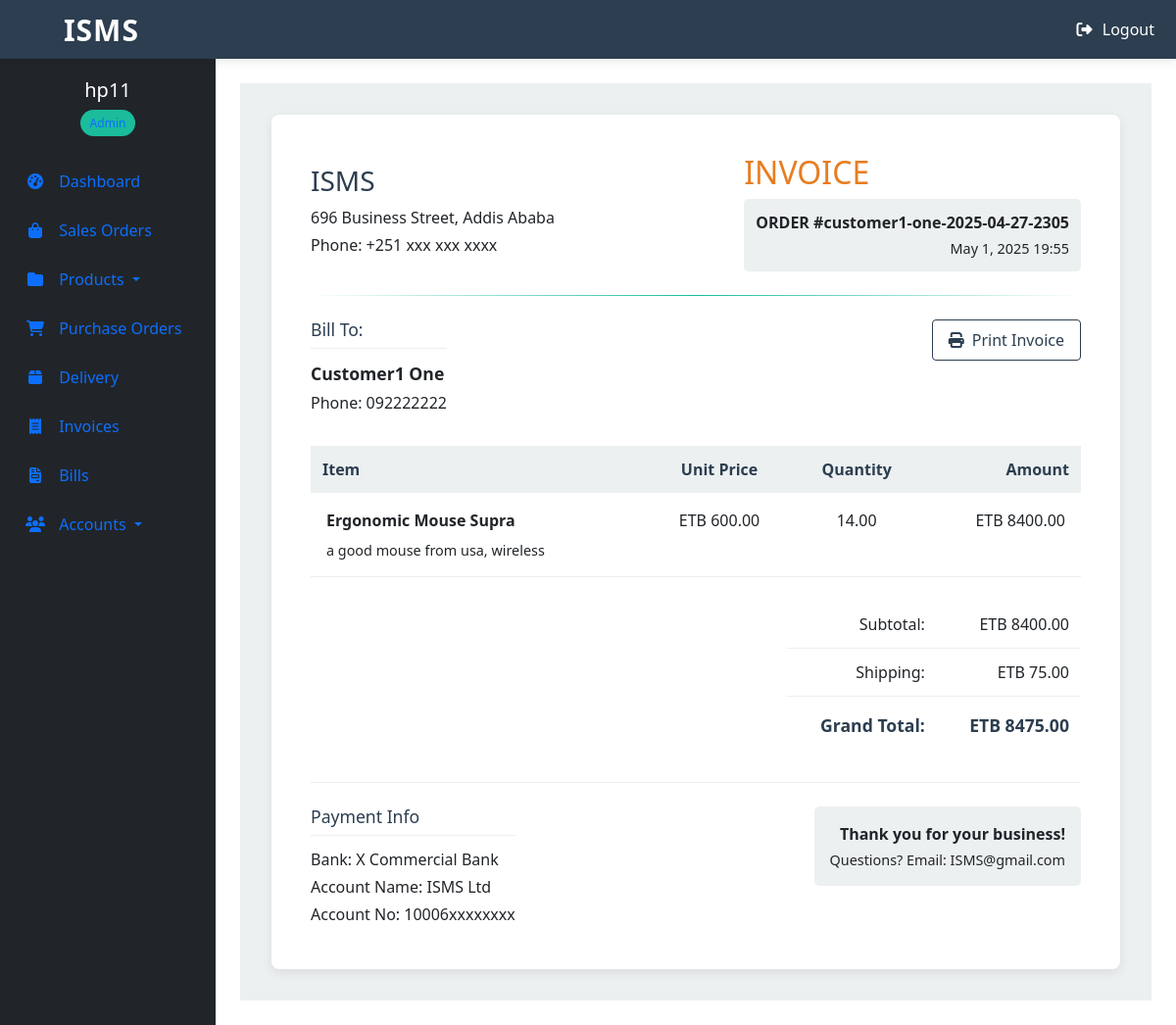
Page /invoice/invoice/customer1-one-2025-04-27-2305/ (signed in) on the committed database.
### invoice/models.py (models this page shows, shortened)
class Invoice(models.Model):
    slug = models.SlugField(
        unique=True,
        blank=True,  # Allow blank initially
        null=False,  # Don't allow null
        default='',  # Set default to avoid migration errors
        help_text="Auto-generated URL identifier"
    )
    date = models.DateTimeField(
        auto_now=True,
        verbose_name='Invoice Date'
    )
    customer_name = models.CharField(
        max_length=100,
        verbose_name='Customer Name'
    )
    contact_number = models.CharField(
        max_length=15,
        verbose_name='Contact Number'
    )
    item = models.ForeignKey(
        Item,
        on_delete=models.PROTECT,
        verbose_name='Purchased Item'
    )
    price_per_item = models.DecimalField(
        max_digits=10,
        decimal_places=2,
        verbose_name='Price Per Item (Ksh)'
    )
    quantity = models.DecimalField(
        max_digits=10,
        decimal_places=2,
        default=1.00,
        verbose_name='Quantity'
    )
    shipping = models.DecimalField(
        max_digits=10,
        decimal_places=2,
        default=0.00,
        verbose_name='Shipping Cost (Ksh)'
    )
    total = models.DecimalField(
        max_digits=10,
        decimal_places=2,
        editable=False,
        verbose_name='Subtotal (Ksh)'
    )
    grand_total = models.DecimalField(
        max_digits=10,
        decimal_places=2,
        editable=False,
        verbose_name='Total Amount (Ksh)'
    )
    class Meta:
        ordering = ['-date']
        verbose_name = 'Invoice'
        verbose_name_plural = 'Invoices'

### store/models.py (models this page shows, shortened)
class Item(models.Model):
    name = models.CharField(max_length=50, verbose_name="Item Name")
    slug = AutoSlugField(unique=True, populate_from='name', verbose_name="Slug")
    description = models.TextField(max_length=256, verbose_name="Item Description")
    image = ProcessedImageField(
        default=None,
        upload_to='item_image/%Y/%m/%d/',
        processors=[ResizeToFill(200, 200)],
        format='JPEG',
        options={'quality': 100},
        blank=True,
        null=True
    )
    category = models.ForeignKey(Category, on_delete=models.CASCADE, verbose_name="Category")
    quantity = models.PositiveIntegerField(default=0, verbose_name="Available Quantity")
    price = models.DecimalField(max_digits=10, decimal_places=2,
                                validators=[MinValueValidator(0.01)], verbose_name="Unit Price")
    expiring_date = models.DateTimeField(blank=True, null=True, verbose_name="Expiration Date")
    vendor = models.ForeignKey(Vendor, on_delete=models.SET_NULL, null=True, verbose_name="Vendor")
    class Meta:
        ordering = ['name']
        verbose_name = "Item"
        verbose_name_plural = "Items"
        indexes = [
            models.Index(fields=['slug']),
            models.Index(fields=['category']),
        ]

### invoice/views.py (the view)
# urls.py: path('invoice/<slug:slug>/', InvoiceDetailView.as_view(), name='invoice-detail'),
class InvoiceDetailView(InvoiceBaseView, DetailView):
    template_name = 'invoice/invoice_detail.html'
    context_object_name = 'invoice'

### invoice/templates/invoice/invoice_detail.html (shortened to what this page needs)
{% extends 'base.html' %}
{% load crispy_forms_tags %}
{% block content %}
<div class="invoice-detail-container">
  <div class="invoice-detail-card">
    <div class="invoice-header">
      <div class="invoice-business-info">
        <h2 class="invoice-business-name" style="color: var(--primary-color);">ISMS</h2>
        <p class="invoice-business-address">{{ invoice.business_address|default:"696 Business Street, Addis Ababa" }}</p>
        <p class="invoice-business-contact">Phone: {{ invoice.business_phone|default:"+251 xxx xxx xxxx" }}</p>
      </div>
      <div class="invoice-title-section">
        <h1 class="invoice-title" style="color: var(--accent-color);">INVOICE</h1>
        <div class="invoice-meta">
          <p class="invoice-number">ORDER #{{ invoice.slug }}</p>
          <p class="invoice-date">{{ invoice.date|date:"F j, Y H:i" }}</p>
        </div>
      </div>
    </div>
    <div class="invoice-divider"></div>
    <div class="invoice-customer-section">
      <div class="invoice-customer-info">
        <h3 class="section-title">Bill To:</h3>
        <p class="customer-name"><strong>{{ invoice.customer_name }}</strong></p>
        <p class="customer-phone">Phone: {{ invoice.contact_number }}</p>
      </div>
      <div class="invoice-actions">
        <a href="#" class="invoice-print-btn">
          <i class="fas fa-print"></i> Print Invoice
        </a>
      </div>
    </div>
    <div class="invoice-items-section">
      <table class="invoice-items-table">
        <thead>
          <tr>
            <th>Item</th>
            <th class="text-center">Unit Price</th>
            <th class="text-center">Quantity</th>
            <th class="text-end">Amount</th>
          </tr>
        </thead>
        <tbody>
          <tr>
            <td class="item-details">
              <strong>{{ invoice.item.name }}</strong>
              {% if invoice.item.description %}
              <p class="item-description">{{ invoice.item.description }}</p>
              {% endif %}
            </td>
            <td class="text-center">ETB {{ invoice.price_per_item }}</td>
            <td class="text-center">{{ invoice.quantity }}</td>
            <td class="text-end">ETB {{ invoice.total }}</td>
          </tr>
        </tbody>
      </table>
    </div>
    <div class="invoice-totals-section">
      <table class="invoice-totals-table">
        <tbody>
          <tr>
            <th class="text-end">Subtotal:</th>
            <td class="text-end">ETB {{ invoice.total }}</td>
          </tr>
          <tr>
            <th class="text-end">Shipping:</th>
            <td class="text-end">ETB {{ invoice.shipping }}</td>
          </tr>
          <tr class="grand-total-row">
            <th class="text-end">Grand Total:</th>
            <td class="text-end">ETB {{ invoice.grand_total }}</td>
          </tr>
        </tbody>
      </table>
    </div>
    <div class="invoice-footer-section">
      <div class="invoice-payment-info">
        <h3 class="section-title">Payment Info</h3>
        <p>Bank: X Commercial Bank</p>
        <p>Account Name: ISMS Ltd</p>
        <p>Account No: 10006xxxxxxxx</p>
      </div>
      <div class="invoice-thankyou">
        <div class="thankyou-card">
          <p class="thankyou-message">Thank you for your business!</p>
          <p class="thankyou-contact">Questions? Email: ISMS@gmail.com</p>
        </div>
      </div>
    </div>
  </div>
</div>
{% endblock %}

### templates/base.html (shortened to what this page needs)
<!DOCTYPE html>
{% load static %}
{% load crispy_forms_tags %}
<html lang="en">
<head>
    <link rel="stylesheet" href="{% static 'inventory_managment_system/css/styles_one.css' %}">
    <link href="https://cdn.jsdelivr.net/npm/bootstrap@5.3.3/dist/css/bootstrap.min.css" rel="stylesheet">
    <link rel="stylesheet" href="https://cdnjs.cloudflare.com/ajax/libs/font-awesome/6.5.0/css/all.min.css">
</head>
<body>
    <nav class="navbar navbar-expand-md navbar-dark fixed-top">
        <div class="container-fluid">
            <a class="navbar-brand" style="font-size: 30px; padding-left: 4.5%;" href="{% url 'store:dashboard' %}">
                ISMS
            </a>
            <div class="collapse navbar-collapse" id="navbarToggle">
                <ul class="navbar-nav ms-auto">
                    {% if request.user.is_authenticated %}
                    <li class="nav-item">
                        <form method="POST" action="{% url 'accounts:logout' %}" style="display: inline;">
                            <button type="submit" class="btn btn-link nav-link text-white" style="padding: 0; border: none;">
                                <i class="fas fa-sign-out-alt me-1"></i> Logout
                            </button>
                        </form>
                    </li>
                    {% endif %}
                </ul>
            </div>
        </div>
    </nav>
    {% if request.user.is_authenticated %}
    <div class="sidebar">
        <div class="sidebar-header">
            <a href="{% url 'accounts:profile' %}" class="text-decoration-none">
                <h5>{{ request.user.username }}</h5>
                <span class="user-badge">
                    {% if request.user.profile.role == 'AD' %} Admin
                    {% elif request.user.profile.role == 'EX' %} Executive
                    {% else %} Operative {% endif %}
                </span>
            </a>
        </div>
        <ul class="nav flex-column">
            <li class="nav-item">
                <a class="nav-link {% if request.resolver_match.url_name == 'dashboard' %}active{% endif %}" href="{% url 'store:dashboard' %}">
                    <i class="fas fa-tachometer-alt"></i> Dashboard
                </a>
            </li>
            <li class="nav-item">
                <a class="nav-link {% if request.resolver_match.url_name == 'sale-list' %}active{% endif %}" href="{% url 'transactions:sale-list' %}">
                    <i class="fas fa-shopping-bag"></i> Sales Orders
                </a>
            </li>
            <li class="nav-item dropdown">
                <a class="nav-link dropdown-toggle {% if request.resolver_match.url_name in 'product-list category-list' %}active{% endif %}" href="#" id="productsDropdown" data-bs-toggle="dropdown">
                    <i class="fas fa-folder"></i> Products
                </a>
            </li>
            <li class="nav-item">
                <a class="nav-link {% if request.resolver_match.url_name == 'purchase-list' %}active{% endif %}" href="{% url 'transactions:purchase-list' %}">
                    <i class="fas fa-shopping-cart"></i> Purchase Orders
                </a>
            </li>
            <li class="nav-item">
                <a class="nav-link {% if request.resolver_match.url_name == 'deliveries' %}active{% endif %}" href="{% url 'store:deliveries' %}">
                    <i class="fas fa-box"></i> Delivery
                </a>
            </li>
            <li class="nav-item">
                <a class="nav-link {% if request.resolver_match.url_name == 'invoice-list' %}active{% endif %}" href="{% url 'invoice:invoice-list' %}">
                    <i class="fas fa-receipt"></i> Invoices
                </a>
            </li>
            <li class="nav-item">
                <a class="nav-link {% if request.resolver_match.url_name == 'bill-list' %}active{% endif %}" href="{% url 'bills:bill-list' %}">
                    <i class="fas fa-file-invoice"></i> Bills
                </a>
            </li>
            <li class="nav-item dropdown">
                <a class="nav-link dropdown-toggle {% if request.resolver_match.url_name in 'profile-list customer-list vendor-list' %}active{% endif %}" href="#" id="accountsDropdown" data-bs-toggle="dropdown">
                    <i class="fas fa-users"></i> Accounts
                </a>
            </li>
        </ul>
    </div>
    {% endif %}
    <div class="content">
        {% block content %}
        {% endblock content %}
    </div>
</body>
</html>

### rows in the picture
Invoice: slug "customer1-one-2025-04-27-2305", date "May 1, 2025 19:55", customer_name "Customer1 One", contact_number "092222222", item.name "Ergonomic Mouse Supra", item.description "a good mouse from usa, wireless", price_per_item "600.00", quantity "14.00", total "8400.00", shipping "75.00", grand_total "8475.00"

### other values in the picture
{{ request.user.username }} "hp11"
{{ invoice.business_address|default:"696 Business Street, Addis Ababa" }} "696 Business Street, Addis Ababa"
{{ invoice.business_phone|default:"+251 xxx xxx xxxx" }} "+251 xxx xxx xxxx"
